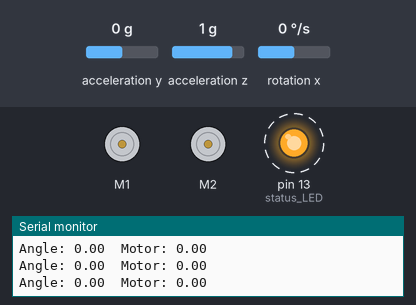
Recording of a sketch running on a simulated Arduino Uno, built with avr-gcc and run on an emulated ATmega328P. Shown: 2 × DC motor (green arrow = forward, orange = backward, longer = faster), output pins drawn as LEDs (lit = HIGH), the last lines printed to the serial monitor. Dashed ring = blinking. Inputs (shaded band) come from the test bench; at power-on: acceleration y 0 g, rotation x 0 °/s, acceleration z 1 g.

Above: at 2.2 s.
2.3 s: acceleration y set to -0.8 g
5.3 s: rotation x set to 79 °/s
At 7.4 s:
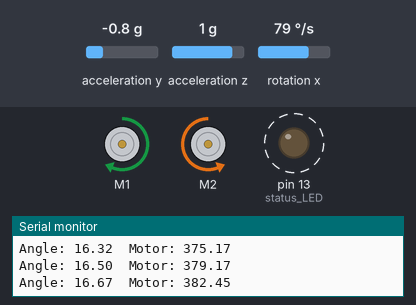
8.3 s: acceleration z set to -0.8 g
At 9.4 s:
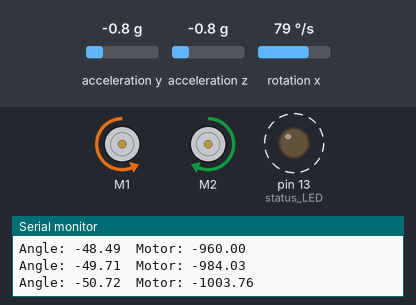
10.1 s: acceleration y set to -0.2 g
12.5 s: acceleration y set to 0.1 g
At 14.2 s:
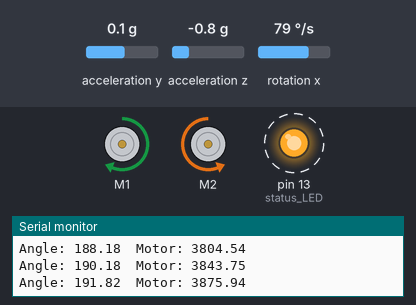
14.3 s: acceleration y set to -1.4 g
At 16.6 s:
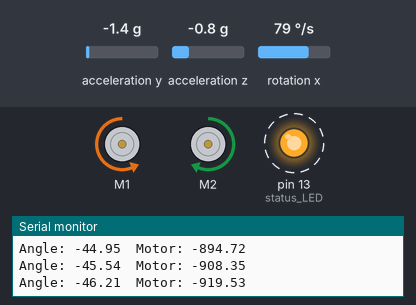
Timing chart, 0 to 18.3 s (numbered marks = the images above; inputs shaded):
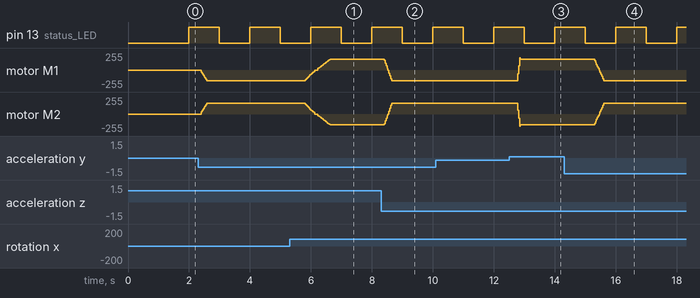

The sketch:

complete_code_v0.ino
```cpp
#include "Wire.h"
#include "I2Cdev.h"
#include "MPU6050.h"
#include "math.h"
#include <NewPing.h>
#include <DRV8835MotorShield.h>

#define TRIGGER_PIN 9
#define ECHO_PIN 8
#define MAX_DISTANCE 75

#define Kp  20
#define Ki  25
#define Kd  0
#define sampleTime  0.005
#define targetAngle -0.5

float alpha = 0.9934;           // complementary filter weight
unsigned long prevTime = 0;

MPU6050 mpu(0x68);  // I2C address (0x68 is default)
NewPing sonar(TRIGGER_PIN, ECHO_PIN, MAX_DISTANCE);
DRV8835MotorShield motors;

int16_t accY, accZ, gyroX;
volatile float motorPower, gyroRate;
volatile float accAngle, gyroAngle, currentAngle, prevAngle=0, error, prevError=0, errorSum=0;
volatile byte count=0;
int distanceCm;

void init_PID() {
  // initialize Timer1
  cli();          // disable global interrupts
  TCCR1A = 0;     // set entire TCCR1A register to 0
  TCCR1B = 0;     // same for TCCR1B
  // set compare match register to set sample time 5ms
  OCR1A = 9999;
  // turn on CTC mode
  TCCR1B |= (1 << WGM12);
  // Set CS11 bit for prescaling by 8
  TCCR1B |= (1 << CS11);
  // enable timer compare interrupt
  TIMSK1 |= (1 << OCIE1A);
  sei();          // enable global interrupts
}

void setup() {
  pinMode(13, OUTPUT);  // status LED

  Serial.begin(9600);   // Serial debugging output
  delay(1000);  // Let Serial settle (especially useful with USB-to-serial adapters)
  motors.flipM2(true);  // invert M2

  mpu.initialize();
  mpu.setYAccelOffset(-493);
  mpu.setZAccelOffset(857);
  mpu.setXGyroOffset(132);

  init_PID();
}

void loop() {
  accY = mpu.getAccelerationY();
  accZ = mpu.getAccelerationZ();
  gyroX = mpu.getRotationX();

  // Use DRV8835 library to set motor speed
  int pwm = constrain((int)motorPower, -255, 255);
  if (abs(pwm) < 30) pwm = 0;
  motors.setM1Speed(pwm);
  motors.setM2Speed(pwm);

  // Debug output
  Serial.print("Angle: ");
  Serial.print(currentAngle);
  Serial.print("  Motor: ");
  Serial.println(motorPower);

  // Optional: measure distance every 100ms
  /*
  if ((count % 20) == 0) {
    distanceCm = sonar.ping_cm();
  }
  if ((distanceCm < 20) && (distanceCm != 0)) {
    motors.setM1Speed(-motorPower);
    motors.setM2Speed(motorPower);
  }
  */
}

// The ISR will be called every 5 milliseconds
ISR(TIMER1_COMPA_vect) {
  accAngle = atan2(accY, accZ) * RAD_TO_DEG;
  gyroRate = gyroX / 131.0;

  currentAngle = alpha * (currentAngle + gyroRate * sampleTime) + (1 - alpha) * accAngle;

  error = currentAngle - targetAngle;

  // Only integrate error if motor power is not saturated
  if (abs(motorPower) < 255) {
    errorSum += error;
    errorSum = constrain(errorSum, -300, 300);
  }

  motorPower = Kp * error + Ki * errorSum * sampleTime - Kd * gyroRate;

  if (abs(motorPower) < 30) motorPower = 0;

  prevAngle = currentAngle;

  count++;
  if (count == 200) {
    count = 0;
    digitalWrite(13, !digitalRead(13));
  }
}
```

Measured:
- the behaviour switches between -0.1 and 0 g on acceleration y (found by bisection; images 2 and 3)
- after the input at 5.3 s, motor M1: moves from backward 162/255 to forward 162/255 over 0.88 s, starting after 0.48 s; motor M2: moves from forward 162/255 to backward 162/255 over 0.88 s, starting after 0.48 s
- after the input at 8.3 s, motor M1: moves from forward 162/255 to backward 162/255 over 0.24 s, starting after 0.11 s; motor M2: moves from backward 162/255 to forward 162/255 over 0.24 s, starting after 0.11 s
- after the input at 12.5 s, motor M1: backward 162/255 → forward 162/255 after 0.28 s; motor M2: forward 162/255 → backward 162/255 after 0.28 s
- after the input at 14.3 s, motor M1: moves from forward 162/255 to backward 162/255 over 0.33 s, starting after 1.0 s; motor M2: moves from backward 162/255 to forward 162/255 over 0.33 s, starting after 1.0 s
- by itself, pin 13 (status_LED): alternates HIGH for 1.0 s and LOW for 1.0 s
